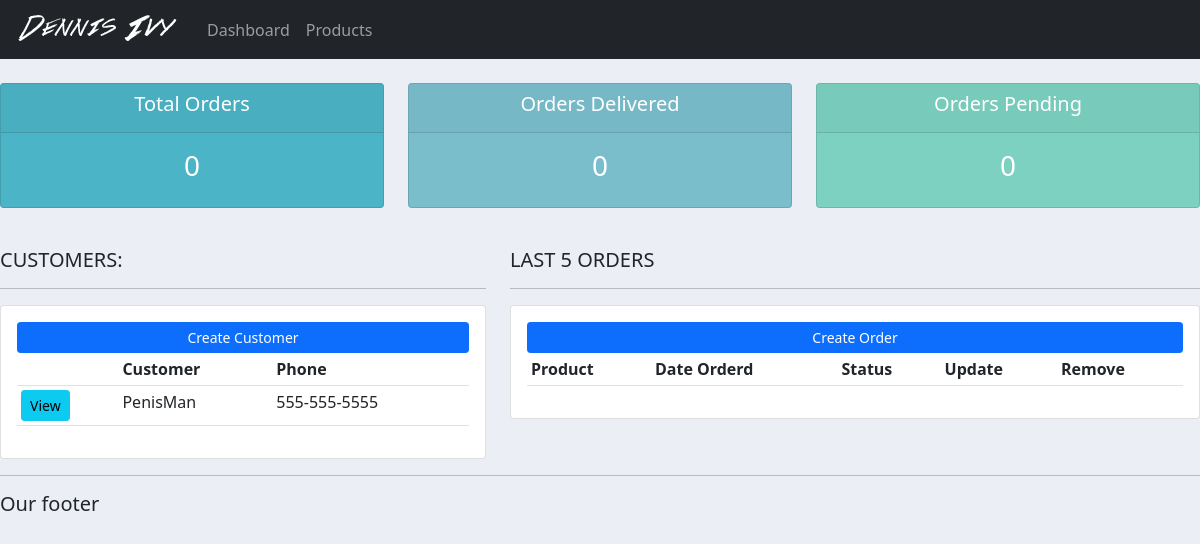
The app's page /, older data.
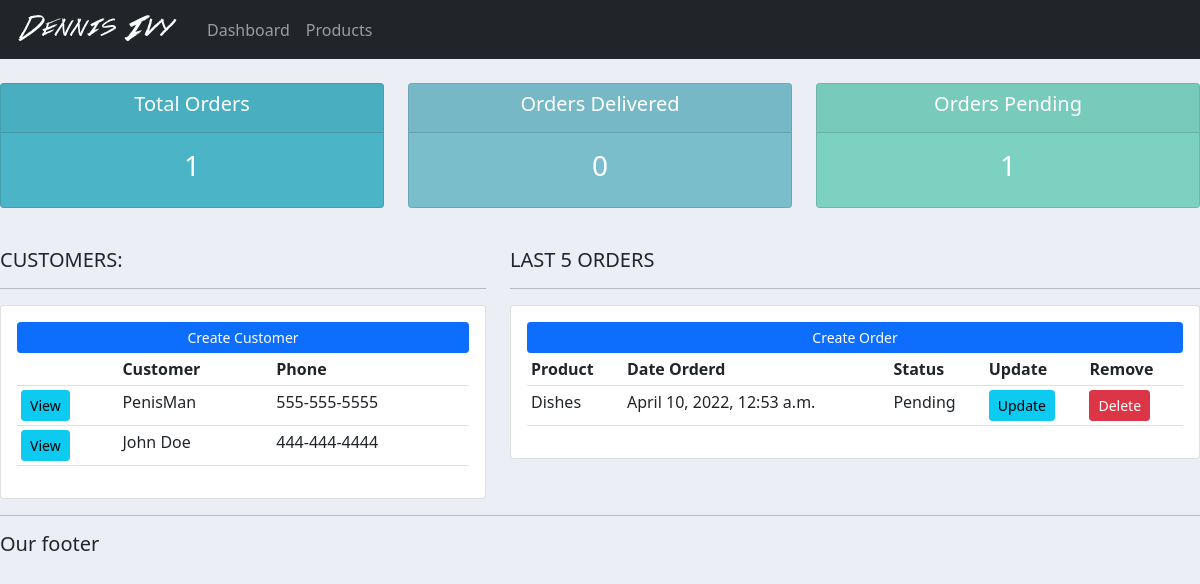
The same page, newer data.
### accounts/models.py (models this page shows, shortened)
class Customer(models.Model):
    name = models.CharField(max_length=200, null=True)
    phone = models.CharField(max_length=200, null=True)
    email = models.CharField(max_length=200, null=True)
    date_created = models.DateTimeField(auto_now_add=True)

class Order(models.Model):
    STATUS = (
        ('Pending', 'Pending'),
        ('Out for delivery', 'Out for delivery'),
        ('Delivered', 'Delivered'),
    )
    customer = models.ForeignKey(Customer, null=True, on_delete=models.SET_NULL)
    product = models.ForeignKey(Product, null=True, on_delete=models.SET_NULL)
    date_created = models.DateTimeField(auto_now_add=True, null=True)
    status= models.CharField(max_length=200, null=True, choices=STATUS)

class Product(models.Model):
    CATEGORY = (
        ('Indoor',  'Indoor'),
        ('Out Door', 'Out Door'),
        ('Summer', 'Summer'),
    )
    name = models.CharField(max_length=200, null=True)
    price = models.FloatField(null=True)
    category = models.CharField(max_length=200, null=True, choices=CATEGORY)
    description = models.CharField(max_length=200, null=True)
    date_created = models.DateTimeField(auto_now_add=True, null=True)
    tag = models.ManyToManyField(Tag)
    def __str__(self):
        return self.name

### accounts/views.py (the view)
# urls.py: path('', views.home, name='home'),
def home(request):
    orders = Order.objects.all()
    customers = Customer.objects.all()
    total_customers = customers.count()
    total_orders = orders.count()
    delivered = orders.filter(status='Delivered').count()
    pending = orders.filter(status='Pending').count()
    context = {'orders': orders, 'customers': customers, 'total_customers': total_customers, 'total_orders': total_orders,
    'delivered': delivered, 'pending': pending}
    return render(request,'accounts/dashboard.html', context)

### accounts/templates/accounts/dashboard.html
{%  extends 'accounts/main.html' %}
{% block content %}
{%  include 'accounts/status.html' %}
<br>
<div class="row">
	<div class="col-md-5">
		<h5>CUSTOMERS:</h5>
		<hr>
		<div class="card card-body">
			<a class="btn btn-primary  btn-sm btn-block" href="">Create Customer</a>
			<table class="table table-sm">
				<tr>
                    <th></th>
					<th>Customer</th>
					<th>Phone</th>
				</tr>
				{% for customer in customers %}
					<tr>
                        <td><a class="btn btn-sm btn-info" href="{% url 'customer' customer.id %}">View</a></td>
						<td>{{customer.name}}</td>
						<td>{{customer.phone}}</td>
					</tr>
				{% endfor %}
			</table>
		</div>
	</div>
	<div class="col-md-7">
		<h5>LAST 5 ORDERS</h5>
		<hr>
		<div class="card card-body">
			<a class="btn btn-primary  btn-sm btn-block" href="{% url 'create_order' %}">Create Order</a>
			<table class="table table-sm">
				<tr>
					<th>Product</th>
					<th>Date Orderd</th>
					<th>Status</th>
					<th>Update</th>
					<th>Remove</th>
				</tr>
				{% for order in orders %}
					<tr>
						<td>{{order.product}}</td>
						<td>{{order.date_created}}</td>
						<td>{{order.status}}</td>
						<td><a class="btn btn-sm btn-info" href="{% url 'update_order' order.id %}">Update</a></td>
						<td><a class="btn btn-sm btn-danger" href="{% url 'delete_order' order.id %}">Delete</a></td>
					</tr>
				{% endfor %}
			</table>
		</div>
	</div>
</div>
{% endblock %}

Row changes from the older to the newer data that the page shows:
added Customer: name "John Doe", phone "444-444-4444"
added Order: product "Dishes", date_created "April 10, 2022, 12:53 a.m.", status "Pending"
Text that changed along with them:
{{ total_orders }}: "0" → "1"
{{ pending }}: "0" → "1"
